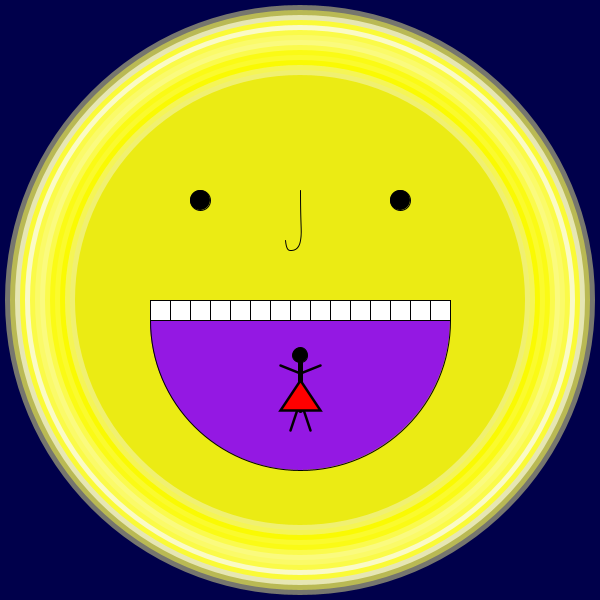
Frame 1 (no input)
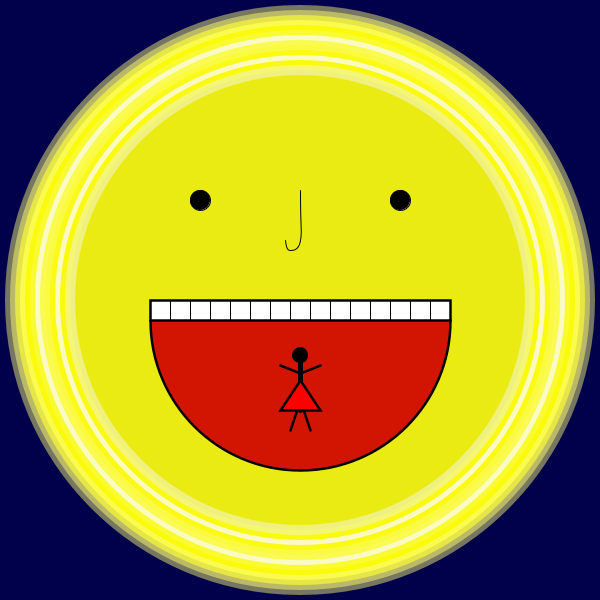
Frame 60 (the mouse pressed at the canvas centre just before this capture)
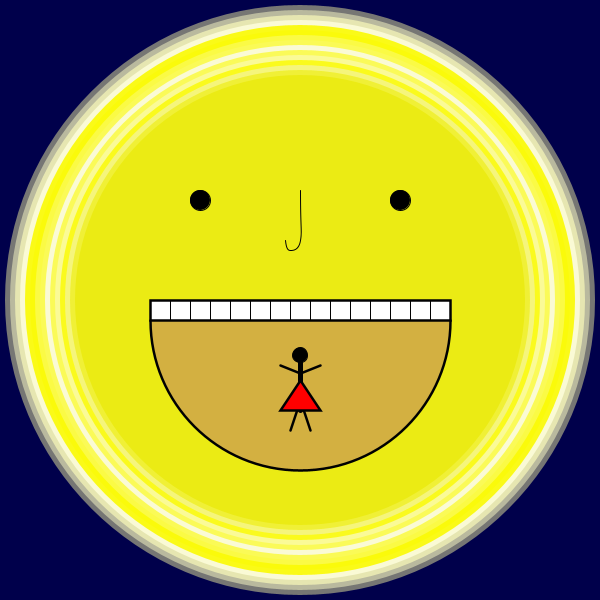
Frame 120 (the mouse held since frame 60 and released just before this capture)

The Processing sketch that drew these frames (run headless with seeded random() and noise(); from frame 60 on, the mouse is pressed at the canvas centre):

// Processing sketch: processing_108624
// ── processing_108624.pde

void setup() {
  frameRate(10);

size(600, 600);}
void draw(){
background(0,0,75);

noStroke();
fill(250,250,random(230),120);
ellipse(300, 300, 590, 590);
fill(250,250,random(230),130);
ellipse(300, 300, 580, 580);
fill(250,250,random(230),180);
ellipse(300, 300, 570, 570);
fill(250,250,random(230));
ellipse(300, 300, 560, 560);
fill(250,250,random(230));
ellipse(300, 300, 550, 550);
fill(250,250,random(230));
ellipse(300, 300, 540, 540);
fill(250,250,random(230));
ellipse(300, 300, 530, 530);
fill(250,250,random(230));
ellipse(300, 300, 520, 520);
fill(250,250,random(230));
ellipse(300, 300, 510, 510);
fill(250,250,random(230));
ellipse(300, 300, 500, 500);
fill(250,250,random(230));
ellipse(300, 300, 490, 490);
fill(250,250,random(150));
ellipse(300, 300, 480, 480);
fill(245,245,random(250));
ellipse(300, 300, 470, 470);
fill(240,240,random(250));
ellipse(300, 300, 460, 460);
fill(235,235,20);
ellipse(300, 300, 450, 450);
fill(random(240),random(240),random(240));

stroke(1);
arc(300, 320, 300, 300, 0, PI);
fill(255,255,255);
rect(150,300,300,20);

strokeWeight(1);
line(170,300,170,320);
line(170,300,170,320);
line(190,300,190,320);
line(210,300,210,320);
line(230,300,230,320);
line(250,300,250,320);
line(270,300,270,320);
line(290,300,290,320);
line(310,300,310,320);
line(330,300,330,320);
line(350,300,350,320);
line(370,300,370,320);
line(390,300,390,320);
line(410,300,410,320);
line(430,300,430,320);
fill(0,0,0);
ellipse(200,200,20,20);
ellipse(400,200,20,20);
noFill();
rect(150,300,300,20);
noFill();
beginShape();
curveVertex(300,  0);
curveVertex(300, 190);
curveVertex(300,  240);
curveVertex(290,  250);
curveVertex(285, 240);
curveVertex(285, 200);
endShape();
fill(0,0,0);
ellipse(300, 355,15,15);
strokeWeight(5);
line(300,360,300,410);
strokeWeight(2.5);

line(320,365,300,373);
line(280,365,300,373);
line(300,400,310,430);
line(300,400,290,430);
fill(255,0,0);
triangle(300,380,280,410,320,410);
}
